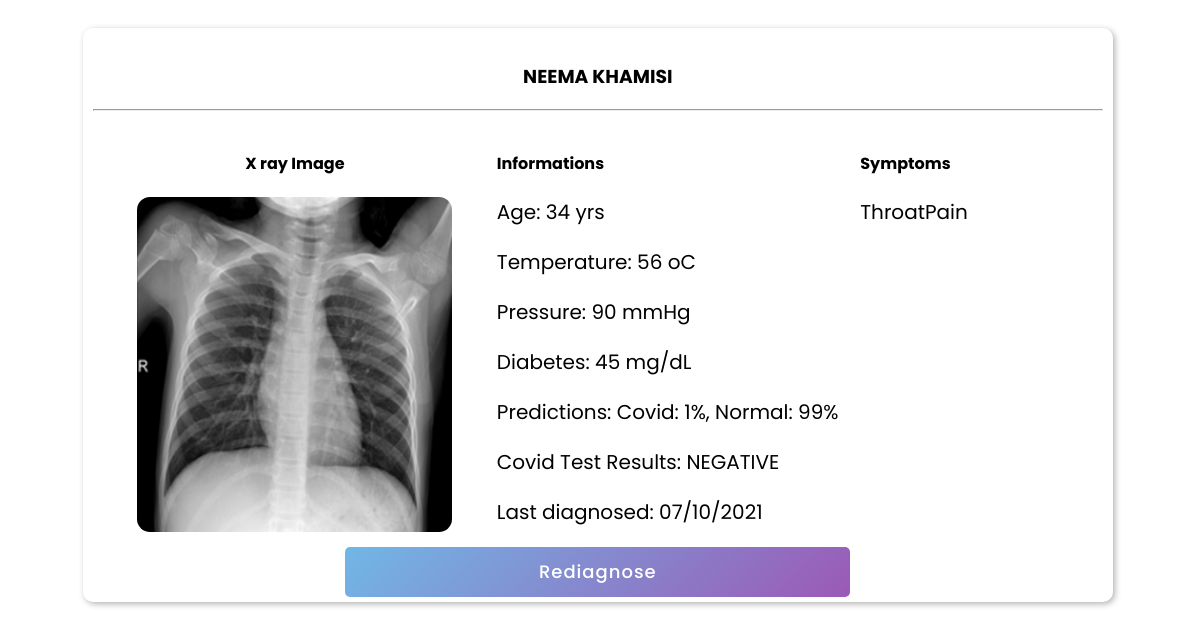
/records/1, run on the app's committed database.
### app.py (models this page shows, shortened)
class Diagnosis(db.Model):
	_id = db.Column(db.Integer, primary_key=True)
	patient_id = db.Column(db.Integer, unique=True)
	name = db.Column(db.String(100))
	conditions = db.Column(db.Text(200))
	image = db.Column(db.String(20))
	date_diagnosed = db.Column(db.String(20), default=datetime.now().strftime("%d/%m/%Y %H:%M"))
	test_results = db.Column(db.String(20))
	status = db.Column(db.String(20))
	"""docstring for Diagnosis"""

### app.py (the view)
@app.route('/records/<int:pid>', methods=['GET'])
def details(pid):
	patient_details = Diagnosis.query.filter_by(patient_id=int(pid)).first()
	if patient_details:
		return render_template("patient_details.html", details={"patient_name": patient_details.name, "patient_id":patient_details.patient_id, \
			"conditions": ast.literal_eval(patient_details.conditions), "date": patient_details.date_diagnosed.split(" ")[0], \
			"image": patient_details.image, "results": ast.literal_eval(patient_details.test_results), "status": patient_details.status})
	return jsonify({"":""})

### templates/patient_details.html (shortened to what this page needs)
<!DOCTYPE html>
<head>
    <link rel="stylesheet" type="text/css" href="../static/css/details.css">
</head>
<body>
    {% if details %}
    <div class="details-container">
        <div class="details-wrapper">
            <div class="patient-name">
                <h3>{{details.patient_name}}</h3>
                <hr>
            </div>
            <div class="details-section">
                <div class="image-wrapper">
                    <div class="xray">
                        <h4>X ray Image</h4>
                    </div>
                    <img src="../static/images/{{details.image}}">
                </div>
                <div class="patient-full-details">
                    <div class="comps-div">
                        <div class="comp-title">
                            <h4>Informations</h4>
                        </div>
                        <div class="ps">
                            <p>Age: {{details.conditions.age}} yrs</p>
                        </div>
                        <div class="ps">
                            <p>Temperature: {{details.conditions.temperature}} oC</p>
                        </div>
                        <div class="ps">
                            <p>Pressure: {{details.conditions.pressure}} mmHg</p>
                        </div>
                        <div class="ps">
                            <p>Diabetes: {{details.conditions.diabetes}} mg/dL</p>
                        </div>
                        <div class="ps">
                            <p>Predictions: Covid: {{details.results['Covid']}}%, Normal: {{details.results['Normal']}}% </p>
                        </div>
                        <div class="ps">
                            <p class="cov-p">Covid Test Results: {{details.status}}</p>
                        </div>
                        <div class="ps">
                            <p class="cov-p">Last diagnosed: {{details.date}}</p>
                        </div>
                    </div>
                    <div class="symp-div">
                        <div class="symp-title">
                            <h4>Symptoms</h4>
                        </div>
                        {% if details.conditions.symptoms %}
                            {% for symp in details.conditions.symptoms %}
                                <div class="">
                                    <p>{{symp}}</p>
                                </div>
                            {% endfor %}
                        {% else %}
                           <div class="">
                                <p>None</p>
                            </div>
                        {% endif %}
                    </div>
                </div>
            </div>
                <a href="/update/{{details.patient_id}}">
                    <button class="button">
                        Rediagnose
                    </button>
                </a>
        </div>
    </div>
    {% endif %}
</body>

### static/css/details.css (style rules this page uses)
* { box-sizing: border-box; font-family: poppins, sans-serif; }
html, body { height: 100%; text-align: center; width: auto; padding: 10px 10px; }
.details-container { height: auto; width: 90%; border-radius: 10px; padding: 5px 10px; margin-bottom: 10px; box-shadow: 2px 2px 6px 0px rgba(0,0,0,0.3); position: relative; margin-left: 55px; align-self: center; }
.details-wrapper .patient-name { width: 100%; justify-content: center; align-items: center; padding: 10px 0px; }
.details-section { display: flex; width: 100%; height: auto; padding: 0px 0px; justify-content: space-between; }
.image-wrapper { height: 100%; width: 40%; }
.xray { width: 100%; justify-content: center; align-items: center; padding: 0px 0px; }
.details-section .image-wrapper img { height: 335px; width: 315px; border-radius: 13px; }
.patient-full-details { height: 100%; width: 60%; display: flex; }
.comps-div { width: 60%; }
.comp-title { width: 100%; justify-content: center; align-items: center; padding: 0px 0px; text-align: left; }
.comps-div .ps { width: 100%; position: relative; }
.comps-div p { font-size: 20px; text-align: left; }
.symp-div { width: 40%; }
.symp-title { width: 100%; justify-content: center; align-items: center; padding: 0px 0px; text-align: left; }
.symp-div p { font-size: 20px; text-align: left; }
.button { height: 50px; width: 50%; border-radius: 5px; border: none; color: #fff; font-size: 18px; font-weight: 500; letter-spacing: 1px; cursor: pointer; transition: all 0.3s ease; background: linear-gradient(135deg, #71b7e6, #9b59b6); }

### data on the page
Diagnosis: patient_name "NEEMA KHAMISI", image (picture), status "NEGATIVE"

### other printed values
{{ details.conditions.age }} "34"
{{ details.conditions.temperature }} "56"
{{ details.conditions.pressure }} "90"
{{ details.conditions.diabetes }} "45"
{{ details.results['Covid'] }} "1"
{{ details.results['Normal'] }} "99"
{{ details.date }} "07/10/2021"
{{ symp }} "ThroatPain"
